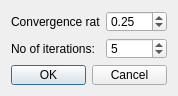
<ui version="4.0" >
 <class>DialogSkeletonLaplacianSmoothing</class>
 <widget class="QDialog" name="DialogSkeletonLaplacianSmoothing" >
  <property name="geometry" >
   <rect>
    <x>0</x>
    <y>0</y>
    <width>178</width>
    <height>96</height>
   </rect>
  </property>
  <property name="minimumSize" >
   <size>
    <width>178</width>
    <height>96</height>
   </size>
  </property>
  <property name="maximumSize" >
   <size>
    <width>311</width>
    <height>96</height>
   </size>
  </property>
  <property name="windowTitle" >
   <string>Skeleton - Laplacian Smoothing</string>
  </property>
  <layout class="QGridLayout" >
   <item row="0" column="0" >
    <widget class="QLabel" name="labelLaplacianSmoothingConvergenceRate" >
     <property name="text" >
      <string>Convergence rate:</string>
     </property>
    </widget>
   </item>
   <item row="0" column="1" >
    <widget class="QDoubleSpinBox" name="doubleSpinBoxConvergenceRate" >
     <property name="maximum" >
      <double>1.000000000000000</double>
     </property>
     <property name="singleStep" >
      <double>0.010000000000000</double>
     </property>
     <property name="value" >
      <double>0.250000000000000</double>
     </property>
    </widget>
   </item>
   <item row="1" column="0" >
    <widget class="QLabel" name="labelNoOfIterations" >
     <property name="text" >
      <string>No of iterations:</string>
     </property>
    </widget>
   </item>
   <item row="1" column="1" >
    <widget class="QSpinBox" name="spinBoxNoOfIterations" >
     <property name="minimum" >
      <number>1</number>
     </property>
     <property name="maximum" >
      <number>100</number>
     </property>
     <property name="value" >
      <number>5</number>
     </property>
    </widget>
   </item>
   <item row="2" column="0" colspan="2" >
    <widget class="QDialogButtonBox" name="buttonBox" >
     <property name="orientation" >
      <enum>Qt::Horizontal</enum>
     </property>
     <property name="standardButtons" >
      <set>QDialogButtonBox::Cancel|QDialogButtonBox::NoButton|QDialogButtonBox::Ok</set>
     </property>
    </widget>
   </item>
  </layout>
 </widget>
 <tabstops>
  <tabstop>doubleSpinBoxConvergenceRate</tabstop>
  <tabstop>spinBoxNoOfIterations</tabstop>
  <tabstop>buttonBox</tabstop>
 </tabstops>
 <resources/>
 <connections>
  <connection>
   <sender>buttonBox</sender>
   <signal>accepted()</signal>
   <receiver>DialogSkeletonLaplacianSmoothing</receiver>
   <slot>accept()</slot>
   <hints>
    <hint type="sourcelabel" >
     <x>227</x>
     <y>75</y>
    </hint>
    <hint type="destinationlabel" >
     <x>157</x>
     <y>95</y>
    </hint>
   </hints>
  </connection>
  <connection>
   <sender>buttonBox</sender>
   <signal>rejected()</signal>
   <receiver>DialogSkeletonLaplacianSmoothing</receiver>
   <slot>reject()</slot>
   <hints>
    <hint type="sourcelabel" >
     <x>295</x>
     <y>81</y>
    </hint>
    <hint type="destinationlabel" >
     <x>286</x>
     <y>95</y>
    </hint>
   </hints>
  </connection>
 </connections>
</ui>
